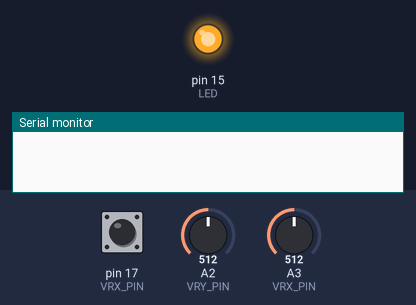
The sketch below on a simulated Arduino Uno, built for the host (arithmetic inside an expression is 32-bit, double 64-bit). Shown: output pins drawn as LEDs (lit = HIGH), the last lines printed to the serial monitor. The test bench sets the inputs (shaded band); at power-on: A2 (VRY_PIN) = 512, pin 17 (VRX_PIN) HIGH, A3 (VRX_PIN) = 512 (analog values on the 0–1023 scale). USB keyboard and mouse output is not drawn.

Above: at 0.1 s.
At 18.0 s:
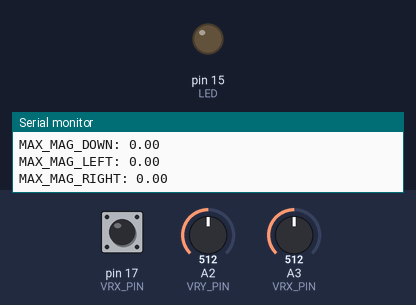
Timing chart, 0 to 19.5 s (numbered marks = the images above):
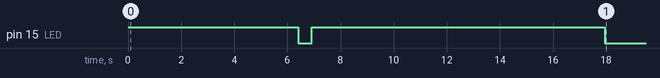

Measured:
- by itself, pin 15 (LED): LOW → HIGH at 0.00 s, → LOW 6.4 s later, → HIGH 0.50 s later, → LOW 11.0 s later

The sketch:

mouse_usb.ino
```cpp
#include <USB.h>
#include <USBHIDMouse.h>
#include <math.h>

USBHIDMouse Mouse;

//// БАЗОВЫЕ ПАРАМЕТРЫ
#define VRX_PIN 3 // X-ось (аналоговый вход)
#define VRY_PIN 2 // Y-ось (аналоговый вход)
#define SW_PIN  17 // Кнопка джойстика (цифровой вход)

//// БЫСТРОДЕЙСТВИЕ
#define POOLING_RATE 100  // Частота опроса в секунду
#define TICK_DELAY 1000/POOLING_RATE // Задержка между опросами сенсоров
#define SECONDS_TO_LOW_RATE 30  // Время до перехода в энергосберегающий режим

static unsigned long last_mouse_move_time = 0;

//// КАЛИБРОВКА ДЖОЙСТИКА
#define JOYSTICK_ROTATION_ANGLE_DEGREES -60  // Угол поворота джойстика

// Предварительно вычисляем синус и косинус угла (в радианах)
const float angle_rad = JOYSTICK_ROTATION_ANGLE_DEGREES * PI / 180.0;
const float cos_angle = cos(angle_rad);
const float sin_angle = sin(angle_rad);

// Определяем центры
int centerX = 1936;
int centerY = 1823;

// Задаем максимальную магнитуду для направлений
float MAX_MAG_UP    = 2727;
float MAX_MAG_DOWN  = 2202;
float MAX_MAG_LEFT  = 2400;
float MAX_MAG_RIGHT = 2620;

// Мертвые зоны
#define DEADZONE 50

#define DEADZONE_UP DEADZONE + 0
#define DEADZONE_DOWN DEADZONE + 0
#define DEADZONE_LEFT DEADZONE + 0
#define DEADZONE_RIGHT DEADZONE + 0

// СГЛАЖИВАНИЕ
#define BUFFER_SIZE 5 // ТОЛЬКО нечетные

int rawXBuffer[BUFFER_SIZE] = {0};
int rawYBuffer[BUFFER_SIZE] = {0};
int bufferIndex = 0;

//// СКОРОСТЬ КУРСОРА
#define MOUSE_DEFAULT_SPEED 1  // Базовая скорость мыши
#define MOUSE_MAX_SPEED 22  // Максимальная скорость мыши

#define SPEED_CURVE_COEF 1.25  // Чем выше, тем "вальяжнее" начало

struct Coordinates {
  int x;
  int y;
};

struct Shift {
  float magnitude;
  float angle;
};

int median(int* buffer) {
  // Сортируем буфер
  int sortedBuffer[BUFFER_SIZE];

  memcpy(sortedBuffer, buffer, sizeof(sortedBuffer));

  for (int i = 0; i < BUFFER_SIZE - 1; i++) {
    for (int j = i + 1; j < BUFFER_SIZE; j++) {
      if (sortedBuffer[i] > sortedBuffer[j]) {
        // Меняем местами
        int temp = sortedBuffer[i];
        sortedBuffer[i] = sortedBuffer[j];
        sortedBuffer[j] = temp;
      }
    }
  }

  // Возвращаем центральное значение
  return sortedBuffer[BUFFER_SIZE / 2];
}

int deadzone_filter(int paramX, int paramY) {
  // paramX — верх (+) и низ (-)
  // paramY — лево (-) и право (+)

  int param = 0;
  int filter_deadzone = DEADZONE;

  if (paramX != 0) {
    param = paramX;

    if (paramX > 0) {
      filter_deadzone = DEADZONE_UP;
    } else {
      filter_deadzone = DEADZONE_DOWN;
    }
  }

  if (paramY != 0) {
    param = paramY;

    if (paramY > 0) {
      filter_deadzone = DEADZONE_RIGHT;
    } else {
      filter_deadzone = DEADZONE_LEFT;
    }
  }

  int filtered = 0;

  if (abs(param) > filter_deadzone) {
    filtered = param;
  }

  return filtered;
}

void calibrateJoystick(int &centerX, int &centerY, int samples = 500) {
  long sumX = 0;
  long sumY = 0;

  delay(300);

  Serial.println("Stick calibration, don't touch!");

  for (int i = 0; i < samples; i++) {
    sumX += analogRead(VRX_PIN);
    sumY += analogRead(VRY_PIN);
    delay(10);  // Небольшая задержка для стабилизации
  }

  centerX = sumX / samples;
  centerY = sumY / samples;

  Serial.print("Center X: ");
  Serial.println(centerX);
  Serial.print("Center Y: ");
  Serial.println(centerY);
}

void calibrateJoystickMaxStrength(int duration_ms = 10000) {
  Serial.println("Move stick to all extremes for calibration...");
  delay(1000);

  float max_up = 0;
  float max_down = 0;
  float max_left = 0;
  float max_right = 0;

  unsigned long start_time = millis();

  while (millis() - start_time < duration_ms) {
    int x = analogRead(VRX_PIN);
    int y = analogRead(VRY_PIN);

    int correctedX = x - centerX;
    int correctedY = y - centerY;

    // Поворот координат
    float rotatedX = correctedX * cos_angle - correctedY * sin_angle;
    float rotatedY = correctedX * sin_angle + correctedY * cos_angle;

    float magnitude = sqrt(rotatedX * rotatedX + rotatedY * rotatedY);

    float angle = atan2(rotatedY, rotatedX);

    if (angle >= -PI/4 && angle < PI/4) {
      if (magnitude > max_up) max_up = magnitude;
    } else if (angle >= PI/4 && angle < 3*PI/4) {
      if (magnitude > max_right) max_right = magnitude;
    } else if (angle >= -3*PI/4 && angle < -PI/4) {
      if (magnitude > max_left) max_left = magnitude;
    } else {
      if (magnitude > max_down) max_down = magnitude;
    }

    delay(5);
  }

  // Записываем
  MAX_MAG_UP = max_up;
  MAX_MAG_DOWN = max_down;
  MAX_MAG_LEFT = max_left;
  MAX_MAG_RIGHT = max_right;

  Serial.println("Calibration complete:");
  Serial.print("MAX_MAG_UP: "); Serial.println(MAX_MAG_UP);
  Serial.print("MAX_MAG_DOWN: "); Serial.println(MAX_MAG_DOWN);
  Serial.print("MAX_MAG_LEFT: "); Serial.println(MAX_MAG_LEFT);
  Serial.print("MAX_MAG_RIGHT: "); Serial.println(MAX_MAG_RIGHT);
}

int need_calibration = 1;

void calibration() {
  if (need_calibration == 1) {
    digitalWrite(15, HIGH);
    delay(500);

    calibrateJoystick(centerX, centerY);

    delay(500);
    digitalWrite(15, LOW);
    delay(500);
    digitalWrite(15, HIGH);
    calibrateJoystickMaxStrength();
    digitalWrite(15, LOW);

    need_calibration = 0;
  }
}

void process_button() {
  int btn = digitalRead(SW_PIN);

  if (btn == LOW) {
    Mouse.click(MOUSE_LEFT);
  }
}

Coordinates get_raw_coordinates() {
  Coordinates result;

  int raw_x = analogRead(VRX_PIN);
  int raw_y = analogRead(VRY_PIN);

  // Корректировка по смещение от центра
  result.x = raw_x - centerX;
  result.y = raw_y - centerY;

  return result;
}

Coordinates get_buffered_coordinates(Coordinates coordinates) {
  Coordinates result;

  // Записываем в буфер
  rawXBuffer[bufferIndex] = coordinates.x;
  rawYBuffer[bufferIndex] = coordinates.y;

  // Обновляем индекс (по кругу)
  bufferIndex = (bufferIndex + 1) % BUFFER_SIZE;

  // Усредняем показатели
  result.x = median(rawXBuffer);
  result.y = median(rawYBuffer);

  return result;
}

Coordinates get_filtered_coordinates(Coordinates coordinates) {
  Coordinates result;

  result.x = deadzone_filter(coordinates.x, 0);
  result.y = deadzone_filter(0, coordinates.y);

  return result;
}

Coordinates get_normalized_coordinates(Coordinates coordinates, Shift shift) {
  Coordinates result;

  result.x = round((float)coordinates.x / shift.magnitude);
  result.y = round((float)coordinates.y / shift.magnitude);

  return result;
}

Coordinates get_rotated_coordinates(Coordinates coordinates) {
  Coordinates result;

  result.x = coordinates.x * cos_angle - coordinates.y * sin_angle;
  result.y = coordinates.x * sin_angle + coordinates.y * cos_angle;

  return result;
}

Shift get_shift(Coordinates coordinates) {
  Shift result;

  float x = coordinates.x;
  float y = coordinates.y;

  result.magnitude = sqrtf(x * x + y * y);
  result.angle = atan2f(y, x);

  return result;
}

void delay_next_tick() {
  if (last_mouse_move_time > SECONDS_TO_LOW_RATE * 1000 * 1000 ) {
    delay(TICK_DELAY*3);
  } else {
    delay(TICK_DELAY);
  }
}

void setup() {
  pinMode(15, OUTPUT); // На WeMos S2 Mini встроенный LED на GPIO15

  USB.begin();
  Mouse.begin();

  Serial.begin(9600);

  pinMode(SW_PIN, INPUT_PULLUP);
  pinMode(VRX_PIN, INPUT);
  pinMode(VRY_PIN, INPUT);

  analogReadResolution(12); // Диапазон 0–4095 для ESP32-S2
}

void loop() {
    calibration(); // Запускаем калибровку если требуется

    process_button(); // Обрабатываем нажатие кнопки

    Coordinates coordinates = get_raw_coordinates(); // Получаем «сырые» координаты
    coordinates = get_buffered_coordinates(coordinates); // Сглаживаем координаты через буфер
    coordinates = get_filtered_coordinates(coordinates); // Фильтруем по мертвой зоне

    // Вычисляем силу и угол наклона джойстика
    Shift shift = get_shift(coordinates);

    float normX = 0, normY = 0;

    if (shift.magnitude > 0) {
      // Нормализуем координаты по силе направления
      float normX = coordinates.x / shift.magnitude;
      float normY = coordinates.y / shift.magnitude;

      // Поворачиваем координаты на нужный угол
      float rotatedX = normX * cos_angle - normY * sin_angle;
      float rotatedY = normX * sin_angle + normY * cos_angle;

      // Вычисляем ускорение относительно угла наклона джойстика
      float max_magnitude = 1.0;

      // Определяем сектор
      if (shift.angle >= -PI/4 && shift.angle < PI/4) {
        max_magnitude = MAX_MAG_UP;
      } else if (shift.angle >= PI/4 && shift.angle < 3*PI/4) {
        max_magnitude = MAX_MAG_RIGHT;
      } else if (shift.angle >= -3*PI/4 && shift.angle < -PI/4) {
        max_magnitude = MAX_MAG_LEFT;
      } else {
        max_magnitude = MAX_MAG_DOWN;
      }

      //Находим скорость мыши
      float strength = constrain(shift.magnitude / max_magnitude, 0.0, 1.0);
      float curved_strength = powf(strength, SPEED_CURVE_COEF);

      int mouse_speed = round(MOUSE_DEFAULT_SPEED + MOUSE_MAX_SPEED * curved_strength);

      // Вычисляем само смещение мышки и двигаем курсор
      int deltaX = rotatedX * mouse_speed;
      int deltaY = rotatedY * mouse_speed;

      Mouse.move(deltaX, deltaY);

      last_mouse_move_time = 0;
    } else {
        static unsigned long last_check = 0;
        unsigned long now = millis();

        if (last_check == 0) {
          last_check = now;  // Первичная инициализация
        }

        last_mouse_move_time += (now - last_check);
        last_check = now;
    }

    delay_next_tick();
} 
```
